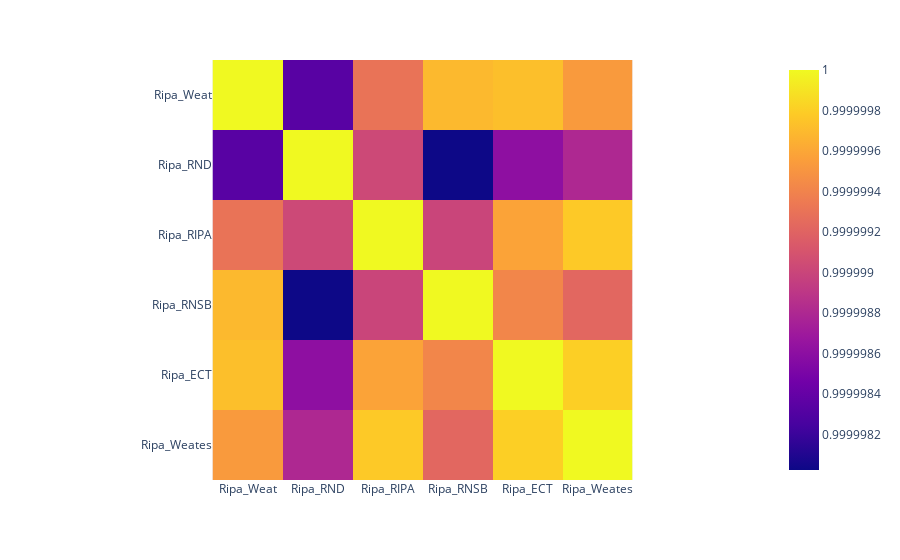

Write notebook code for a chart like this one.
### Code cell
fig = px.imshow(p_values_ripa.astype(float))
fig.show()

### Figure 1 — Plotly figure (JSON) as saved in the notebook; plotly's stock layout.template omitted (floating-point values rounded to 4 significant figures)
{"data": [{"coloraxis": "coloraxis", "hovertemplate": "x: %{x}<br>y: %{y}<br>color: %{z}<extra></extra>", "name": "0", "type": "heatmap", "x": ["Ripa_Weat", "Ripa_RND", "Ripa_RIPA", "Ripa_RNSB", "Ripa_ECT", "Ripa_Weates"], "xaxis": "x", "y": ["Ripa_Weat", "Ripa_RND", "Ripa_RIPA", "Ripa_RNSB", "Ripa_ECT", "Ripa_Weates"], "yaxis": "y", "z": [[1, 1.0, 1.0, 1.0, 1.0, 1.0], [1.0, 1, 1.0, 1.0, 1.0, 1.0], [1.0, 1.0, 1, 1.0, 1.0, 1.0], [1.0, 1.0, 1.0, 1, 1.0, 1.0], [1.0, 1.0, 1.0, 1.0, 1, 1.0], [1.0, 1.0, 1.0, 1.0, 1.0, 1]]}], "layout": {"coloraxis": {"colorscale": [[0, "#0d0887"], [0.1111, "#46039f"], [0.2222, "#7201a8"], [0.3333, "#9c179e"], [0.4444, "#bd3786"], [0.5556, "#d8576b"], [0.6667, "#ed7953"], [0.7778, "#fb9f3a"], [0.8889, "#fdca26"], [1, "#f0f921"]]}, "margin": {"t": 60}, "xaxis": {"anchor": "y", "constrain": "domain", "domain": [0, 1], "scaleanchor": "y"}, "yaxis": {"anchor": "x", "autorange": "reversed", "constrain": "domain", "domain": [0, 1]}}}
